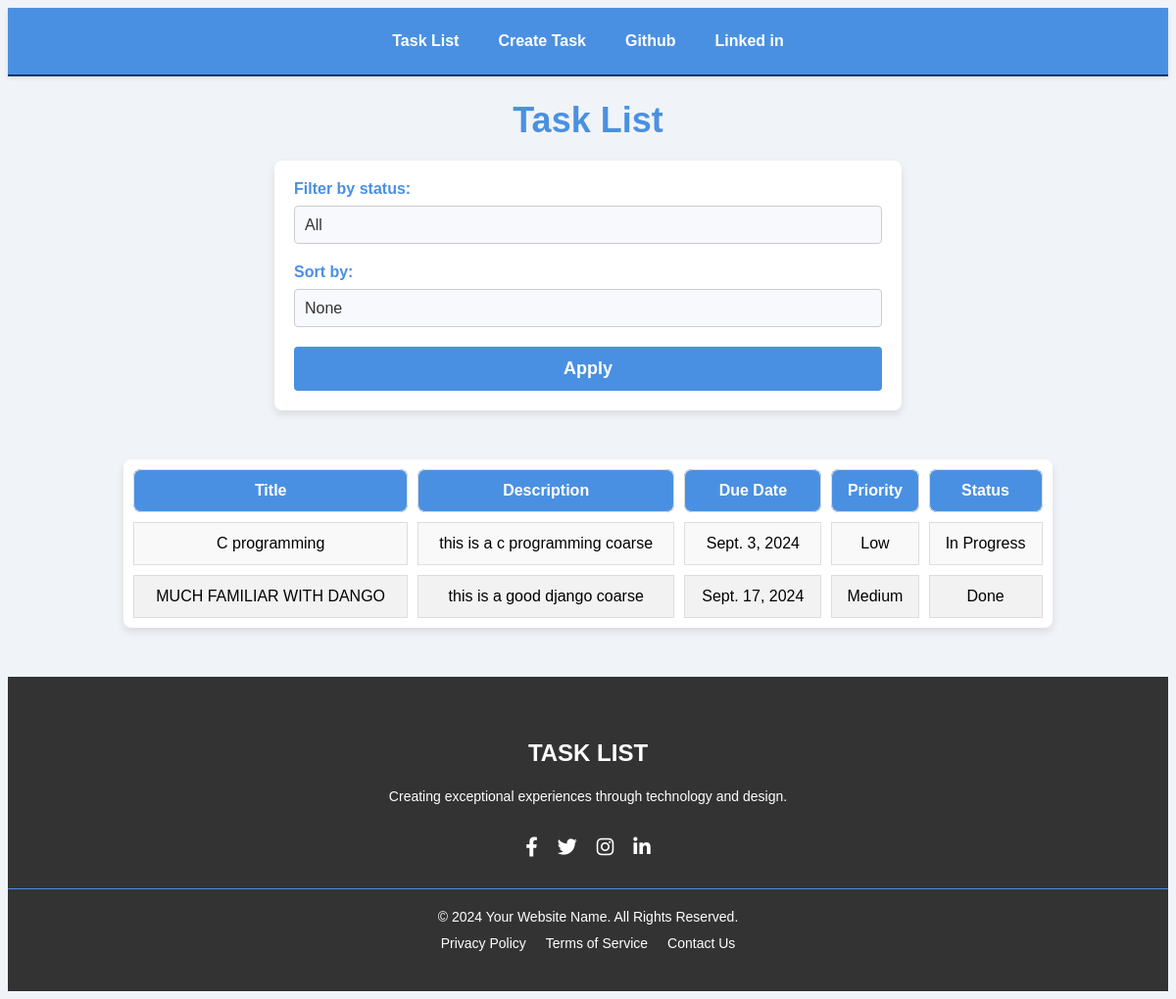
/tasks/, run on the app's committed database.
### tasks/models.py (models this page shows, shortened)
class Task(models.Model):
    PRIORITY_CHOICES = [
        (1, 'High'),
        (2, 'Medium'),
        (3, 'Low'),
    ]
    STATUS_CHOICES = [
        ('To Do', 'To Do'),
        ('In Progress', 'In Progress'),
        ('Done', 'Done'),
    ]
    title = models.CharField(max_length=200)
    description = models.TextField()
    due_date = models.DateField()
    priority = models.IntegerField(choices=PRIORITY_CHOICES)
    status = models.CharField(max_length=20, choices=STATUS_CHOICES)

### tasks/views.py (the view)
# urls.py: path('tasks/', task_list, name='task_list'),
def task_list(request):
    tasks = Task.objects.all()
    status = request.GET.get('status')
    if status:
        tasks = tasks.filter(status=status)
    sort_by = request.GET.get('sort_by')
    if sort_by:
        tasks = tasks.order_by(sort_by)
    context = {'tasks': tasks}
    return render(request, 'tasks/task_list.html', context)

### tasks/templates/tasks/task_list.html (shortened to what this page needs)
<!DOCTYPE html>
<html>
{% load static %}
<head>
    <link rel="stylesheet" href="{% static 'css/style.css' %}">
    <link rel="stylesheet" href="https://cdnjs.cloudflare.com/ajax/libs/font-awesome/6.0.0-beta3/css/all.min.css">
</head>
<body>
    <nav>
        <ul>
            <li><a href="{% url 'task_list' %}">Task List</a></li>
            <li><a href="{% url 'task_create' %}">Create Task</a></li>
            <li><a href="https://github.com/Fareed95"> Github</a></li>
            <li><a href = 'https://www.linkedin.com/in/fareed-sayed-b39936280/'> Linked in </a></li>
        </ul>
    </nav>
    <div class = 'task'>
        <h1>Task List</h1>
        <form method="get" class="filter-form">
            <div class="form-group">
                <label for="status">Filter by status:</label>
                <select name="status" id="status">
                    <option value="">All</option>
                </select>
            </div>
            <div class="form-group">
                <label for="sort_by">Sort by:</label>
                <select name="sort_by" id="sort_by">
                    <option value="">None</option>
                </select>
            </div>
            <button type="submit" class="apply-button">Apply</button>
        </form>
        <table>
            <thead>
                <tr>
                    <th>Title</th>
                    <th>Description</th>
                    <th>Due Date</th>
                    <th>Priority</th>
                    <th>Status</th>
                </tr>
            </thead>
            <tbody>
                {% for task in tasks %}
                <tr>
                    <td>{{ task.title }}</td>
                    <td>{{ task.description }}</td>
                    <td>{{ task.due_date }}</td>
                    <td>{{ task.get_priority_display }}</td>
                    <td>{{ task.status }}</td>
                </tr>
                {% endfor %}
            </tbody>
        </table>
    <div/>
    <footer>
        <div class="footer-content">
            <h3>Task List</h3>
            <p>Creating exceptional experiences through technology and design.</p>
            <ul class="socials">
                <li><a href="#"><i class="fab fa-facebook-f"></i></a></li>
                <li><a href="#"><i class="fab fa-twitter"></i></a></li>
                <li><a href="#"><i class="fab fa-instagram"></i></a></li>
                <li><a href="#"><i class="fab fa-linkedin-in"></i></a></li>
            </ul>
        </div>
        <div class="footer-bottom">
            <p>&copy; 2024 Your Website Name. All Rights Reserved.</p>
            <ul class="footer-links">
                <li><a href="#">Privacy Policy</a></li>
                <li><a href="#">Terms of Service</a></li>
                <li><a href="#">Contact Us</a></li>
            </ul>
        </div>
    </footer>
</body>
</html>

### tasks/static/css/style.css (style rules this page uses)
body { background-color: #f0f4f8; font-family: Arial, sans-serif; }
nav { position: sticky; top: 0; background-color: #ffffff; z-index: 1000; box-shadow: 0 2px 4px rgba(0, 0, 0, 0.1); }
nav ul { display: flex; justify-content: center; list-style-type: none; margin: 0; padding: 10px; background-color: #4a90e2; border-bottom: 2px solid #003366; }
nav ul li { padding: 15px 20px; margin: 0; text-align: center; font-weight: bold; font-size: 16px; border-radius: 5px; transition: background-color 0.3s ease, color 0.3s ease; }
nav ul li a { color: #ffffff; text-decoration: none; display: block; }
thead { background-color: #4a90e2; color: white; }
table { border-collapse: separate; border-spacing: 10px; margin: 50px auto; width: 80%; padding: 0; background-color: #ffffff; box-shadow: 0 4px 8px rgba(0, 0, 0, 0.1); border-radius: 8px; }
th, td { padding: 12px; border: 1px solid #ddd; text-align: center; }
th { background-color: #4a90e2; color: white; border-radius: 8px; }
td { background-color: #f9f9f9; }
tr:nth-child(even) td { background-color: #f2f2f2; }
h1 { text-align: center; color: #4a90e2; font-size: 36px; margin-bottom: 20px; }
.filter-form { max-width: 600px; margin: 0 auto 40px; padding: 20px; background-color: #fff; border-radius: 8px; box-shadow: 0 4px 8px rgba(0, 0, 0, 0.1); }
.form-group { margin-bottom: 20px; }
label { display: block; font-weight: bold; margin-bottom: 8px; color: #4a90e2; }
select { width: 100%; padding: 10px; font-size: 16px; border: 1px solid #ccc; border-radius: 4px; background-color: #f7f9fc; color: #333; appearance: none; }
.apply-button { display: block; width: 100%; padding: 12px; background-color: #4a90e2; color: #fff; font-size: 18px; font-weight: bold; text-align: center; border: none; border-radius: 4px; cursor: pointer; transition: background-color 0.3s ease; }
footer { background-color: #333; color: white; padding: 40px 0; text-align: center; font-size: 16px; margin-top: 50px; }
.footer-content { max-width: 1000px; margin: 0 auto; padding: 0 20px; }
.footer-content h3 { font-size: 24px; margin-bottom: 20px; text-transform: uppercase; }
.footer-content p { font-size: 14px; margin-bottom: 30px; line-height: 1.5; }
.socials { list-style: none; padding: 0; margin: 0; display: flex; justify-content: center; gap: 20px; }
.socials li { display: inline; }
.socials a { color: white; font-size: 20px; text-decoration: none; transition: color 0.3s ease; }
.footer-bottom { margin-top: 30px; padding-top: 20px; border-top: 1px solid #4a90e2; }
.footer-bottom p { margin: 0; font-size: 14px; }
.footer-links { list-style: none; padding: 0; margin: 10px 0 0 0; display: flex; justify-content: center; gap: 20px; }
.footer-links li { display: inline; }
.footer-links a { color: white; text-decoration: none; font-size: 14px; transition: color 0.3s ease; }

### data on the page
Task: title "C programming", description "this is a c programming coarse", due_date "Sept. 3, 2024", priority "Low", status "In Progress"
Task: title "MUCH FAMILIAR WITH DANGO", description "this is a good django coarse", due_date "Sept. 17, 2024", priority "Medium", status "Done"
